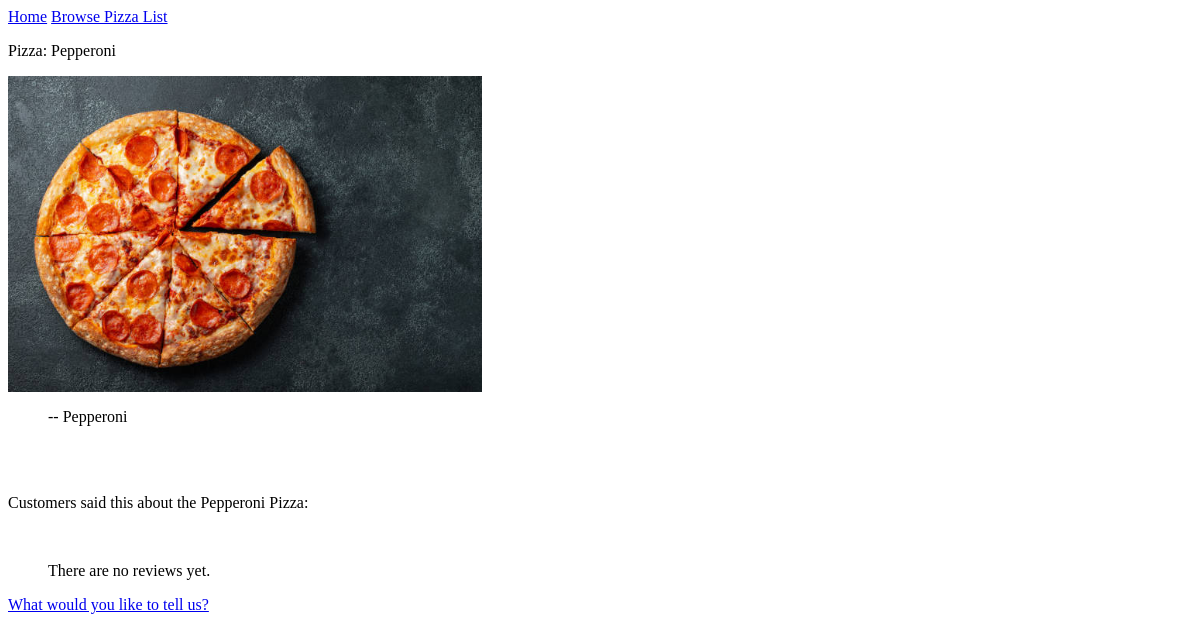
The page /pizzas/2/ on the database as committed earlier.
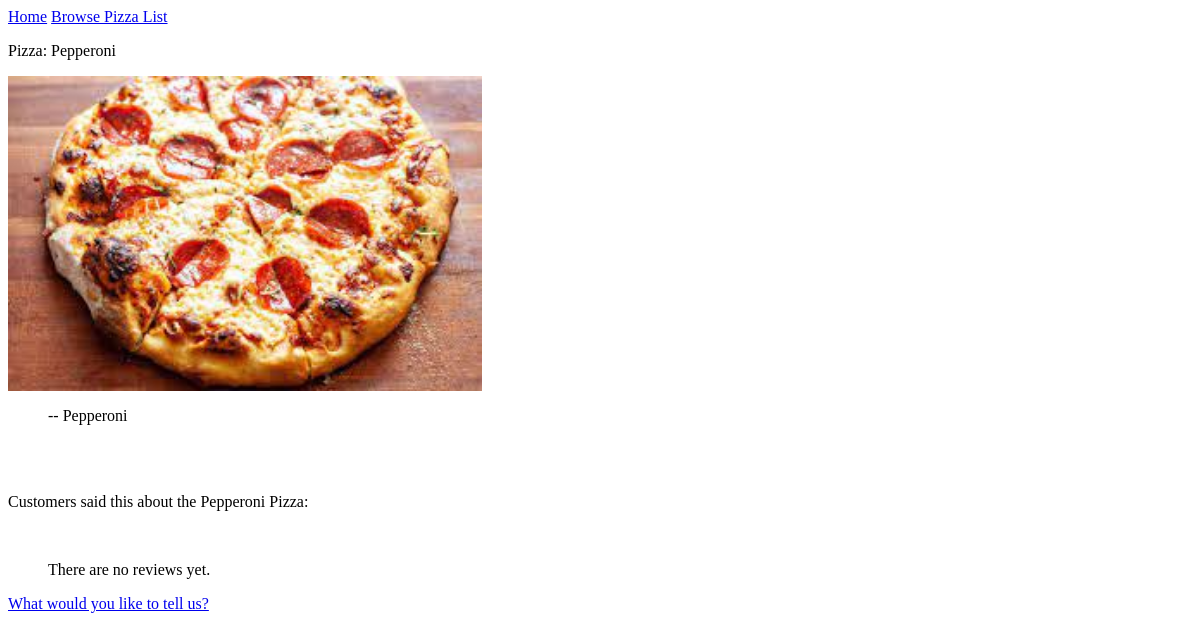
The same page on the database as committed later.
### Pizzas/models.py (models this page shows, shortened)
class Pizza(models.Model):
    pizza_name = models.CharField(max_length=100)
    date_added = models.DateTimeField(auto_now_add=True)
    def __str__(self):
        return self.pizza_name

class Image(models.Model):
    pizza = models.ForeignKey(Pizza, on_delete=models.CASCADE)
    image = models.ImageField(upload_to='images/')

class Topping(models.Model):
    pizza = models.ForeignKey(Pizza, on_delete=models.CASCADE)
    topping_name = models.CharField(max_length=100)

### Pizzas/views.py (the view, shortened to what this page needs)
# urls.py: path('pizzas/<int:pizza_id>/',views.pizza,name='pizza'),
def pizza(request,pizza_id):
    p = Pizza.objects.get(id=pizza_id)
    toppings = Topping.objects.filter(pizza=p)
    addcomment = Comment.objects.filter(pizza=pizza_id)
    image = Image.objects.filter(pizza=pizza_id)
    context = {'pizza':p, 'toppings':toppings, 'addcomment':addcomment, 'image':image}
    return render(request, 'Pizzas/pizza.html', context)

### Pizzas/templates/pizzas/pizza.html
{% extends "Pizzas/base.html" %}
{% block content %}
<p>Pizza: {{ pizza }} </p>
{% for i in image %}
<div class="col-md-4">
    <img src="{{  i.image.url  }}" class="img-responsive" style="width: 40%; margin-right: 10px;" />
</div>
{% empty %}
<p> There isn't an image for this pizza yet </p>
{% endfor %}
<form method="POST">
    <ul>
        {% for t in toppings %}
        <p>-- {{ t.topping_name}} </p>
        {% endfor %}
    </ul>
    <br><br>
    <p>Customers said this about the {{pizza}} Pizza:</p>
    <br>
    <ul>
        {% for c in addcomment %}
        <p>-- {{ c.text }} </p>
        {% empty %}
        <p> There are no reviews yet.</p>
        {% endfor %}
    </ul>
    <p><a href="{% url 'Pizzas:comment' pizza.id %}">What would you like to tell us?</a></p>
</form>
{% endblock content %}

### Pizzas/templates/pizzas/base.html
<p>
    <a href="{% url 'Pizzas:index' %}">Home</a>
    <a href="{% url 'Pizzas:pizzas' %}"> Browse Pizza List </a>
</p>
{% block content %}
{% endblock content %}

Rows that differ between the two databases and show on the page:
removed Image: image (picture)
added Image: image (picture)
